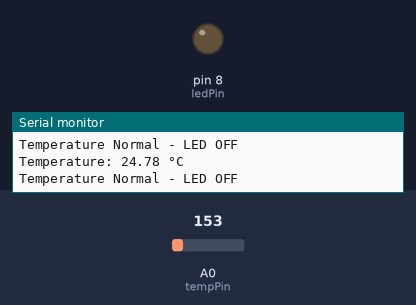
The sketch below on a simulated Arduino Uno, built with avr-gcc and run on an emulated ATmega328P. On the bench: output pins drawn as LEDs (lit = HIGH), the last lines printed to the serial monitor. The test bench sets the inputs (shaded band); at power-on: A0 (tempPin) = 153.

Above: at 1.8 s.
1.9 s: A0 (tempPin) set to 179
At 2.7 s:
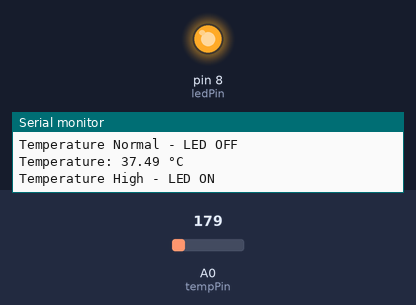
3.5 s: A0 (tempPin) set to 133
At 4.3 s:
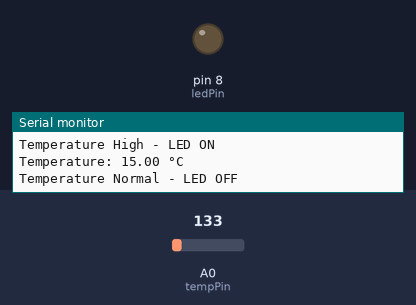
5.5 s: A0 (tempPin) set to 165
At 7.1 s:
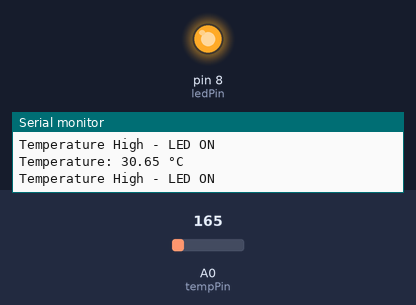
Timing chart, 0 to 8.6 s (numbered marks = the images above; inputs shaded):
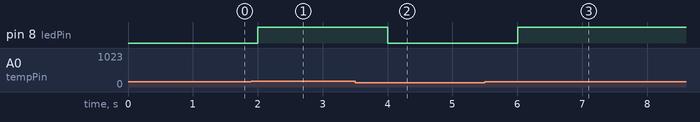

Measured:
- the behaviour switches between 163 and 164 on A0 (tempPin) (found by bisection; images 0 and 1)
- after the input at 1.9 s, pin 8 (ledPin): LOW → HIGH after 0.10 s
- after the input at 3.5 s, pin 8 (ledPin): HIGH → LOW after 0.50 s
- after the input at 5.5 s, pin 8 (ledPin): LOW → HIGH after 0.51 s

The sketch:

temp_led.ino
```cpp
int tempPin = A0;
int ledPin = 8;
int sensorValue;
float voltage;
float temperature;

void setup()
{
  pinMode(ledPin, OUTPUT);
  Serial.begin(9600);
}

void loop()
{
  // Read the sensor value
  sensorValue = analogRead(tempPin);

  // Convert to voltage
  voltage = sensorValue * (5.0 / 1023.0);

  // Convert voltage to temperature (°C)
  temperature = (voltage - 0.5) * 100;

  // Display temperature
  Serial.print("Temperature: ");
  Serial.print(temperature);
  Serial.println(" °C");

  // Control the LED
  if (temperature > 30)
  {
    digitalWrite(ledPin, HIGH);
    Serial.println("Temperature High - LED ON");
  }
  else
  {
    digitalWrite(ledPin, LOW);
    Serial.println("Temperature Normal - LED OFF");
  }
  delay(1000);
}
```
